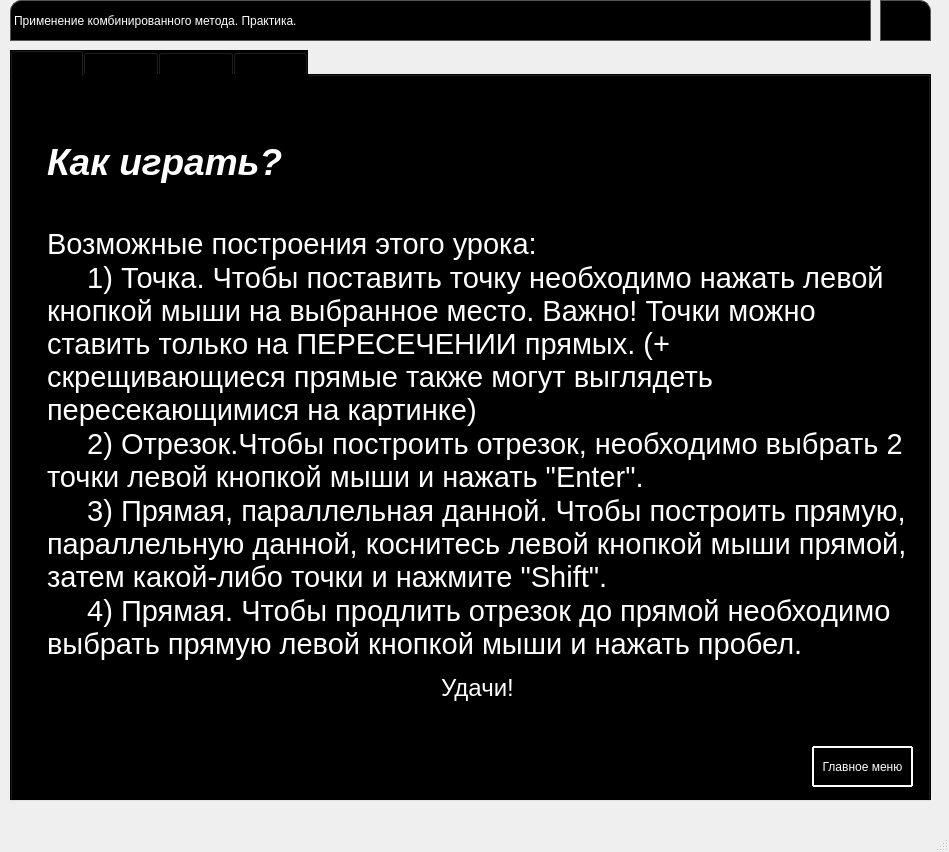
<?xml version="1.0" encoding="UTF-8"?>
<ui version="4.0">
 <class>pract3</class>
 <widget class="QMainWindow" name="pract3">
  <property name="enabled">
   <bool>true</bool>
  </property>
  <property name="geometry">
   <rect>
    <x>0</x>
    <y>0</y>
    <width>949</width>
    <height>852</height>
   </rect>
  </property>
  <property name="windowTitle">
   <string>MainWindow</string>
  </property>
  <property name="documentMode">
   <bool>false</bool>
  </property>
  <property name="dockNestingEnabled">
   <bool>false</bool>
  </property>
  <widget class="QWidget" name="centralwidget">
   <widget class="QPushButton" name="closebutton">
    <property name="geometry">
     <rect>
      <x>880</x>
      <y>0</y>
      <width>51</width>
      <height>41</height>
     </rect>
    </property>
    <property name="mouseTracking">
     <bool>false</bool>
    </property>
    <property name="styleSheet">
     <string notr="true">QPushButton{
border: 1px solid #555;
padding: 5 px ;
border-top-right-radius: 11px;
background: black;
}
QPushButton:hover { background: rgba(255,255,255,.2); }
QPushButton:pressed { background: white; }</string>
    </property>
    <property name="text">
     <string/>
    </property>
    <property name="icon">
     <iconset>
      <normaloff>photos/крестик.png</normaloff>photos/крестик.png</iconset>
    </property>
    <property name="default">
     <bool>false</bool>
    </property>
   </widget>
   <widget class="QLabel" name="label">
    <property name="geometry">
     <rect>
      <x>10</x>
      <y>0</y>
      <width>861</width>
      <height>41</height>
     </rect>
    </property>
    <property name="styleSheet">
     <string notr="true">QLabel{
	font: 75 italic 22pt &quot;MS Sans Serif&quot;;
color: white;
border: 1px solid #555;
border-top-left-radius: 11px;
background: black;
font-weight: 3;
text-transform: capitalize;
font-size: 25;
}</string>
    </property>
    <property name="text">
     <string>Применение комбинированного метода. Практика.</string>
    </property>
   </widget>
   <widget class="QTabWidget" name="tabWidget">
    <property name="geometry">
     <rect>
      <x>10</x>
      <y>50</y>
      <width>921</width>
      <height>751</height>
     </rect>
    </property>
    <property name="styleSheet">
     <string notr="true">background:black;
</string>
    </property>
    <property name="currentIndex">
     <number>0</number>
    </property>
    <widget class="QWidget" name="rules">
     <attribute name="title">
      <string>Правила</string>
     </attribute>
     <widget class="QPushButton" name="tomain">
      <property name="geometry">
       <rect>
        <x>800</x>
        <y>670</y>
        <width>101</width>
        <height>41</height>
       </rect>
      </property>
      <property name="styleSheet">
       <string notr="true">QPushButton {
  display: inline-block;
  color: white;
  text-decoration: none;
  user-select: none;
  outline: none;
  border: 2px solid white;
  border-radius: 1px;
  transition: 0.2s;
} 
QPushButton:hover { background: rgba(255,255,255,.2); }
QPushButton:pressed { background: white; }</string>
      </property>
      <property name="text">
       <string>Главное меню</string>
      </property>
     </widget>
     <widget class="QTextBrowser" name="textBrowser_3">
      <property name="geometry">
       <rect>
        <x>30</x>
        <y>60</y>
        <width>871</width>
        <height>601</height>
       </rect>
      </property>
      <property name="styleSheet">
       <string notr="true">QTextBrowser{
color: white;
border: 1px solid black;
border-top-left-radius: 11px;
background: black;
font-weight: 3;
text-transform: capitalize;
font-size: 25;
color: white;
}</string>
      </property>
      <property name="html">
       <string>&lt;!DOCTYPE HTML PUBLIC &quot;-//W3C//DTD HTML 4.0//EN&quot; &quot;http://www.w3.org/TR/REC-html40/strict.dtd&quot;&gt;
&lt;html&gt;&lt;head&gt;&lt;meta name=&quot;qrichtext&quot; content=&quot;1&quot; /&gt;&lt;style type=&quot;text/css&quot;&gt;
p, li { white-space: pre-wrap; }
&lt;/style&gt;&lt;/head&gt;&lt;body style=&quot; font-family:'MS Shell Dlg 2'; font-size:8.25pt; font-weight:0; font-style:normal;&quot;&gt;
&lt;p style=&quot; margin-top:0px; margin-bottom:0px; margin-left:0px; margin-right:0px; -qt-block-indent:0; text-indent:0px;&quot;&gt;&lt;span style=&quot; font-size:28pt; font-weight:600; font-style:italic; color:#ffffff;&quot;&gt;Как играть?&lt;/span&gt;&lt;/p&gt;
&lt;p style=&quot;-qt-paragraph-type:empty; margin-top:0px; margin-bottom:0px; margin-left:0px; margin-right:0px; -qt-block-indent:0; text-indent:0px; font-size:28pt; font-weight:600; font-style:italic; color:#ffffff;&quot;&gt;&lt;br /&gt;&lt;/p&gt;
&lt;p style=&quot; margin-top:0px; margin-bottom:0px; margin-left:0px; margin-right:0px; -qt-block-indent:0; text-indent:0px;&quot;&gt;&lt;span style=&quot; font-size:22pt; color:#ffffff;&quot;&gt;Возможные построения этого урока:&lt;/span&gt;&lt;/p&gt;
&lt;p style=&quot; margin-top:0px; margin-bottom:0px; margin-left:0px; margin-right:0px; -qt-block-indent:0; text-indent:0px;&quot;&gt;&lt;span style=&quot; font-size:22pt; color:#ffffff;&quot;&gt;     1) Точка. Чтобы поставить точку необходимо нажать левой кнопкой мыши на выбранное место. Важно! Точки можно ставить только на ПЕРЕСЕЧЕНИИ прямых. (+ скрещивающиеся прямые также могут выглядеть пересекающимися на картинке)&lt;/span&gt;&lt;/p&gt;
&lt;p style=&quot; margin-top:0px; margin-bottom:0px; margin-left:0px; margin-right:0px; -qt-block-indent:0; text-indent:0px;&quot;&gt;&lt;span style=&quot; font-size:22pt; color:#ffffff;&quot;&gt;     2) Отрезок.Чтобы построить отрезок, необходимо выбрать 2 точки левой кнопкой мыши и нажать &amp;quot;Enter&amp;quot;.&lt;/span&gt;&lt;/p&gt;
&lt;p style=&quot; margin-top:0px; margin-bottom:0px; margin-left:0px; margin-right:0px; -qt-block-indent:0; text-indent:0px;&quot;&gt;&lt;span style=&quot; font-size:22pt; color:#ffffff;&quot;&gt;     3) Прямая, параллельная данной. Чтобы построить прямую, параллельную данной, коснитесь левой кнопкой мыши прямой, затем какой-либо точки и нажмите &amp;quot;Shift&amp;quot;.&lt;/span&gt;&lt;/p&gt;
&lt;p style=&quot; margin-top:0px; margin-bottom:0px; margin-left:0px; margin-right:0px; -qt-block-indent:0; text-indent:0px;&quot;&gt;&lt;span style=&quot; font-size:22pt; color:#ffffff;&quot;&gt;     4) Прямая. Чтобы продлить отрезок до прямой необходимо выбрать прямую левой кнопкой мыши и нажать пробел.&lt;/span&gt;&lt;/p&gt;
&lt;p align=&quot;center&quot; style=&quot;-qt-paragraph-type:empty; margin-top:0px; margin-bottom:0px; margin-left:0px; margin-right:0px; -qt-block-indent:0; text-indent:0px; color:#ffffff;&quot;&gt;&lt;br /&gt;&lt;/p&gt;
&lt;p align=&quot;center&quot; style=&quot; margin-top:0px; margin-bottom:0px; margin-left:0px; margin-right:0px; -qt-block-indent:0; text-indent:0px;&quot;&gt;&lt;span style=&quot; font-size:18pt; color:#ffffff;&quot;&gt;Удачи!&lt;/span&gt;&lt;/p&gt;
&lt;p style=&quot;-qt-paragraph-type:empty; margin-top:0px; margin-bottom:0px; margin-left:0px; margin-right:0px; -qt-block-indent:0; text-indent:0px; color:#ffffff;&quot;&gt;&lt;br /&gt;&lt;/p&gt;&lt;/body&gt;&lt;/html&gt;</string>
      </property>
     </widget>
    </widget>
    <widget class="QWidget" name="ex1">
     <attribute name="title">
      <string>Задача 1</string>
     </attribute>
     <widget class="QPushButton" name="tomain1">
      <property name="geometry">
       <rect>
        <x>800</x>
        <y>670</y>
        <width>101</width>
        <height>41</height>
       </rect>
      </property>
      <property name="styleSheet">
       <string notr="true">QPushButton {
  display: inline-block;
  color: white;
  text-decoration: none;
  user-select: none;
  outline: none;
  border: 2px solid white;
  border-radius: 1px;
  transition: 0.2s;
} 
QPushButton:hover { background: rgba(255,255,255,.2); }
QPushButton:pressed { background: white; }</string>
      </property>
      <property name="text">
       <string>Главное меню</string>
      </property>
     </widget>
     <widget class="QPushButton" name="go1">
      <property name="geometry">
       <rect>
        <x>680</x>
        <y>670</y>
        <width>101</width>
        <height>41</height>
       </rect>
      </property>
      <property name="styleSheet">
       <string notr="true">QPushButton {
  display: inline-block;
  color: white;
  text-decoration: none;
  user-select: none;
  outline: none;
  border: 2px solid white;
  border-radius: 1px;
  transition: 0.2s;
} 
QPushButton:hover { background: rgba(255,255,255,.2); }
QPushButton:pressed { background: white; }</string>
      </property>
      <property name="text">
       <string>Сдать</string>
      </property>
     </widget>
     <widget class="QLabel" name="exe1">
      <property name="geometry">
       <rect>
        <x>10</x>
        <y>10</y>
        <width>901</width>
        <height>61</height>
       </rect>
      </property>
      <property name="styleSheet">
       <string notr="true">color:white;</string>
      </property>
      <property name="text">
       <string>Задача: постройте сечение по заданным точкам</string>
      </property>
     </widget>
     <widget class="QLabel" name="label_7">
      <property name="geometry">
       <rect>
        <x>20</x>
        <y>90</y>
        <width>871</width>
        <height>561</height>
       </rect>
      </property>
      <property name="text">
       <string/>
      </property>
     </widget>
    </widget>
    <widget class="QWidget" name="ex2">
     <attribute name="title">
      <string>Задача 2</string>
     </attribute>
     <widget class="QPushButton" name="tomain2">
      <property name="geometry">
       <rect>
        <x>800</x>
        <y>670</y>
        <width>101</width>
        <height>41</height>
       </rect>
      </property>
      <property name="styleSheet">
       <string notr="true">QPushButton {
  display: inline-block;
  color: white;
  text-decoration: none;
  user-select: none;
  outline: none;
  border: 2px solid white;
  border-radius: 1px;
  transition: 0.2s;
} 
QPushButton:hover { background: rgba(255,255,255,.2); }
QPushButton:pressed { background: white; }</string>
      </property>
      <property name="text">
       <string>Главное меню</string>
      </property>
     </widget>
     <widget class="QPushButton" name="go2">
      <property name="geometry">
       <rect>
        <x>680</x>
        <y>670</y>
        <width>101</width>
        <height>41</height>
       </rect>
      </property>
      <property name="styleSheet">
       <string notr="true">QPushButton {
  display: inline-block;
  color: white;
  text-decoration: none;
  user-select: none;
  outline: none;
  border: 2px solid white;
  border-radius: 1px;
  transition: 0.2s;
} 
QPushButton:hover { background: rgba(255,255,255,.2); }
QPushButton:pressed { background: white; }</string>
      </property>
      <property name="text">
       <string>Сдать</string>
      </property>
     </widget>
     <widget class="QLabel" name="exe2">
      <property name="geometry">
       <rect>
        <x>10</x>
        <y>10</y>
        <width>901</width>
        <height>61</height>
       </rect>
      </property>
      <property name="styleSheet">
       <string notr="true">color:white;</string>
      </property>
      <property name="text">
       <string>Задача: постройте сечение по заданным точкам</string>
      </property>
     </widget>
     <widget class="QLabel" name="pic2">
      <property name="geometry">
       <rect>
        <x>20</x>
        <y>90</y>
        <width>871</width>
        <height>561</height>
       </rect>
      </property>
      <property name="text">
       <string/>
      </property>
     </widget>
    </widget>
    <widget class="QWidget" name="ex3">
     <attribute name="title">
      <string>Задача 3</string>
     </attribute>
     <widget class="QPushButton" name="tomain3">
      <property name="geometry">
       <rect>
        <x>800</x>
        <y>670</y>
        <width>101</width>
        <height>41</height>
       </rect>
      </property>
      <property name="styleSheet">
       <string notr="true">QPushButton {
  display: inline-block;
  color: white;
  text-decoration: none;
  user-select: none;
  outline: none;
  border: 2px solid white;
  border-radius: 1px;
  transition: 0.2s;
} 
QPushButton:hover { background: rgba(255,255,255,.2); }
QPushButton:pressed { background: white; }</string>
      </property>
      <property name="text">
       <string>Главное меню</string>
      </property>
     </widget>
     <widget class="QPushButton" name="go3">
      <property name="geometry">
       <rect>
        <x>680</x>
        <y>670</y>
        <width>101</width>
        <height>41</height>
       </rect>
      </property>
      <property name="styleSheet">
       <string notr="true">QPushButton {
  display: inline-block;
  color: white;
  text-decoration: none;
  user-select: none;
  outline: none;
  border: 2px solid white;
  border-radius: 1px;
  transition: 0.2s;
} 
QPushButton:hover { background: rgba(255,255,255,.2); }
QPushButton:pressed { background: white; }</string>
      </property>
      <property name="text">
       <string>Сдать</string>
      </property>
     </widget>
     <widget class="QLabel" name="pic3">
      <property name="geometry">
       <rect>
        <x>20</x>
        <y>90</y>
        <width>871</width>
        <height>561</height>
       </rect>
      </property>
      <property name="text">
       <string/>
      </property>
     </widget>
     <widget class="QLabel" name="exe3">
      <property name="geometry">
       <rect>
        <x>10</x>
        <y>10</y>
        <width>901</width>
        <height>61</height>
       </rect>
      </property>
      <property name="styleSheet">
       <string notr="true">color:white;</string>
      </property>
      <property name="text">
       <string>Задача: постройте сечение по заданным точкам</string>
      </property>
     </widget>
    </widget>
   </widget>
  </widget>
  <widget class="QMenuBar" name="menubar">
   <property name="geometry">
    <rect>
     <x>0</x>
     <y>0</y>
     <width>949</width>
     <height>21</height>
    </rect>
   </property>
  </widget>
  <widget class="QStatusBar" name="statusbar"/>
 </widget>
 <resources/>
 <connections/>
</ui>
